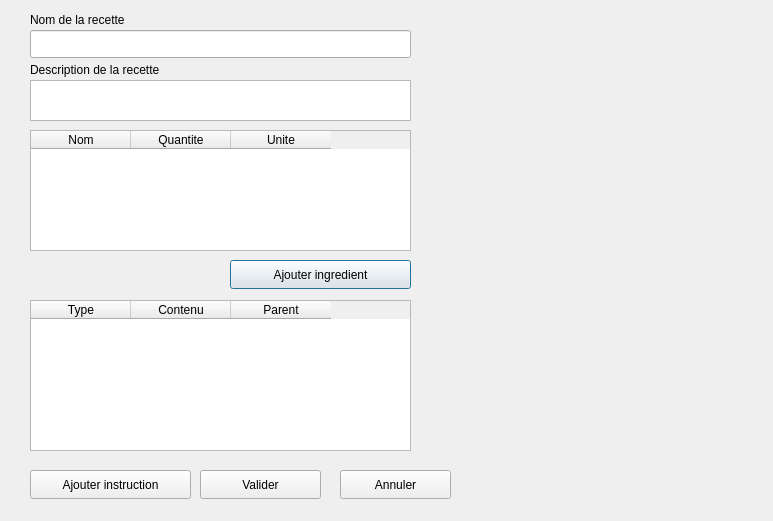
<?xml version="1.0" encoding="UTF-8"?>
<ui version="4.0">
 <class>ajouterrecetteDialog</class>
 <widget class="QDialog" name="ajouterrecetteDialog">
  <property name="geometry">
   <rect>
    <x>0</x>
    <y>0</y>
    <width>773</width>
    <height>521</height>
   </rect>
  </property>
  <property name="windowTitle">
   <string>Dialog</string>
  </property>
  <widget class="QLineEdit" name="lineEditTitre">
   <property name="geometry">
    <rect>
     <x>30</x>
     <y>30</y>
     <width>381</width>
     <height>28</height>
    </rect>
   </property>
  </widget>
  <widget class="QTextEdit" name="textEditDescription">
   <property name="geometry">
    <rect>
     <x>30</x>
     <y>80</y>
     <width>381</width>
     <height>41</height>
    </rect>
   </property>
  </widget>
  <widget class="QTableWidget" name="tableIngredients">
   <property name="geometry">
    <rect>
     <x>30</x>
     <y>130</y>
     <width>381</width>
     <height>121</height>
    </rect>
   </property>
   <property name="lineWidth">
    <number>6</number>
   </property>
   <property name="rowCount">
    <number>0</number>
   </property>
   <property name="columnCount">
    <number>3</number>
   </property>
   <column>
    <property name="text">
     <string>Nom</string>
    </property>
   </column>
   <column>
    <property name="text">
     <string>Quantite</string>
    </property>
   </column>
   <column>
    <property name="text">
     <string>Unite</string>
    </property>
   </column>
  </widget>
  <widget class="QPushButton" name="btnAjouterIngredient">
   <property name="geometry">
    <rect>
     <x>230</x>
     <y>260</y>
     <width>181</width>
     <height>29</height>
    </rect>
   </property>
   <property name="text">
    <string>Ajouter ingredient</string>
   </property>
  </widget>
  <widget class="QTableWidget" name="tableInstructions">
   <property name="geometry">
    <rect>
     <x>30</x>
     <y>300</y>
     <width>381</width>
     <height>151</height>
    </rect>
   </property>
   <column>
    <property name="text">
     <string>Type</string>
    </property>
   </column>
   <column>
    <property name="text">
     <string>Contenu</string>
    </property>
   </column>
   <column>
    <property name="text">
     <string>Parent</string>
    </property>
   </column>
  </widget>
  <widget class="QPushButton" name="btnAjouterInstruction">
   <property name="geometry">
    <rect>
     <x>30</x>
     <y>470</y>
     <width>161</width>
     <height>29</height>
    </rect>
   </property>
   <property name="text">
    <string>Ajouter instruction</string>
   </property>
  </widget>
  <widget class="QPushButton" name="btnValider">
   <property name="geometry">
    <rect>
     <x>200</x>
     <y>470</y>
     <width>121</width>
     <height>29</height>
    </rect>
   </property>
   <property name="text">
    <string>Valider</string>
   </property>
  </widget>
  <widget class="QPushButton" name="btnAnnuler">
   <property name="geometry">
    <rect>
     <x>340</x>
     <y>470</y>
     <width>111</width>
     <height>29</height>
    </rect>
   </property>
   <property name="text">
    <string>Annuler</string>
   </property>
  </widget>
  <widget class="QLabel" name="label">
   <property name="geometry">
    <rect>
     <x>30</x>
     <y>10</y>
     <width>141</width>
     <height>20</height>
    </rect>
   </property>
   <property name="text">
    <string>Nom de la recette</string>
   </property>
  </widget>
  <widget class="QLabel" name="label_2">
   <property name="geometry">
    <rect>
     <x>30</x>
     <y>60</y>
     <width>171</width>
     <height>20</height>
    </rect>
   </property>
   <property name="text">
    <string>Description de la recette</string>
   </property>
  </widget>
 </widget>
 <resources/>
 <connections/>
</ui>
